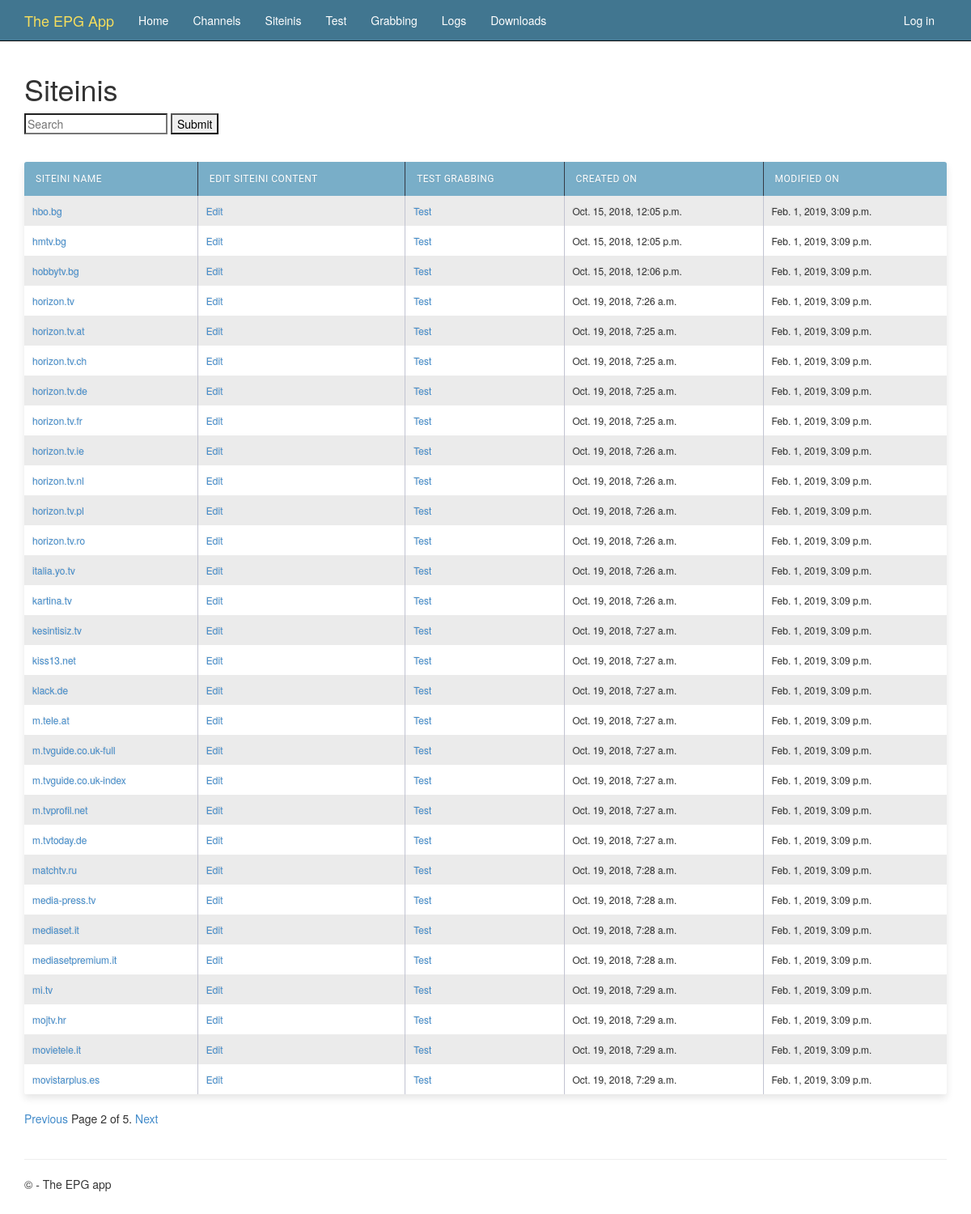
Screenshot of /siteinis/?page=2 with the database file from the repository.
### epgapp/models.py (models this page shows, shortened)
class Siteini(models.Model):
  import uuid
  name     = models.CharField('Name of siteini file', max_length=32)
  slug     = models.SlugField('Slug', unique=False, default="", help_text='How it appears in URL')
  enabled  = models.BooleanField(default=True)
  content  = models.TextField()
  created  = models.DateTimeField(auto_now_add=True)
  modified = models.DateTimeField(auto_now=True)
  def get_absolute_url(self):
    return reverse('siteini-detail', args=[str(self.slug)])
  class Meta:
    ordering = ['name']
    verbose_name_plural = '       Siteinis'

### epgapp/views.py (the view)
# urls.py: url(r'^siteinis/$', epgapp.views.SiteiniListView.as_view(), name='siteini-list'),
class SiteiniListView(ListView):
    model = Siteini
    paginate_by = 30
    def get_context_data(self, **kwargs):
        context = super().get_context_data(**kwargs)
        context['now'] = timezone.now()
        return context
    def get_queryset(self):
      result = super(SiteiniListView, self).get_queryset()
      q = self.request.GET.get('q')
      if q:
        result = result.filter(name__icontains=q)
      return result

### epgapp/templates/epgapp/siteini_list.html
{% extends "layout.html" %}
{% block content %}
<h1>Siteinis</h1>
<form id="searchform" action="{% url 'siteini-list' %}" method="GET" accept-charset="utf-8">
    <input class="searchfield" id="searchbox" name="q" type="text" placeholder="Search">
    <input class="" type="submit" value="Submit"/>
</form>
<br />
<table class="maintable">
    <thead>
        <tr>
            <th>Siteini name</th>
            <th>Edit siteini content</th>
            <th>Test grabbing</th>
            <th>Created on</th>
            <th>Modified on</th>
        </tr>
    </thead>
    <tbody>
    {% for o in object_list %}
        {% if o.enabled %}
        <tr>
            <td><a href="{{ o.get_absolute_url }}">{{ o.name }}</a></td>
            <td><a href="{% url 'admin:epgapp_siteini_change' o.id %}">Edit</a></td>
            <td><a href="{% url 'siteini-test' %}#{{o.name}}">Test</a></td>
            <td>{{ o.created }}</td>
            <td>{{ o.modified }}</td>
        </tr>
        {% endif %}
    {% empty %}
        <tr><td colspan="3">No stats yet.</td></tr>
    {% endfor %}
    </tbody>
</table>
{% if is_paginated %}
    <div class="pagination">
        <span class="page-links">
            {% if page_obj.has_previous %}
                <a href="{% url 'siteini-list' %}?page={{ page_obj.previous_page_number }}">Previous</a>
            {% endif %}
            <span class="page-current">
                Page {{ page_obj.number }} of {{ page_obj.paginator.num_pages }}.
            </span>
            {% if page_obj.has_next %}
                <a href="{% url 'siteini-list' %}?page={{ page_obj.next_page_number }}">Next</a>
            {% endif %}
        </span>
    </div>
{% endif %}
{% endblock %}

### epgapp/static/content/site.css (style rules this page uses)
body { padding-top: 50px; padding-bottom: 20px; }
input, select, textarea { max-width: 280px; }
table.maintable { width: 100%; background: white; border-radius: 3px; border-collapse: collapse; height: 320px; margin: auto; padding: 5px; box-shadow: 0 5px 10px rgba(0, 0, 0, 0.1); animation: float 5s infinite; }
table.maintable th { font-family: "Roboto","Lucida Grande","DejaVu Sans","Bitstream Vera Sans",Verdana,Arial,sans-serif; color: #fff; background: #79aec8; letter-spacing: 0.5px; border-right: 1px solid #343a45; font-size: 12px; font-weight: 400; padding: 14px; text-transform: uppercase; text-align: left; text-shadow: 0 1px 1px rgba(0, 0, 0, 0.1); vertical-align: middle; }
table.maintable th:first-child { border-top-left-radius: 3px; }
table.maintable th:last-child { border-top-right-radius: 3px; border-right: none; }
tr:first-child { border-top: none; }
tr:last-child { border-bottom: none; }
table.maintable tr:nth-child(odd) td { background: #EBEBEB; }
tr:last-child td:first-child { border-bottom-left-radius: 3px; }
tr:last-child td:last-child { border-bottom-right-radius: 3px; }
td { background: #FFFFFF; padding: 10px; text-align: left; vertical-align: middle; font-weight: 300; font-size: 12px; text-shadow: -1px -1px 1px rgba(0, 0, 0, 0.1); border-right: 1px solid #C1C3D1; }
td:last-child { border-right: 0px; }

### rows the page displays
Siteini: name "hbo.bg", created "Oct. 15, 2018, 12:05 p.m.", modified "Feb. 1, 2019, 3:09 p.m."
Siteini: name "hmtv.bg", created "Oct. 15, 2018, 12:05 p.m.", modified "Feb. 1, 2019, 3:09 p.m."
Siteini: name "hobbytv.bg", created "Oct. 15, 2018, 12:06 p.m.", modified "Feb. 1, 2019, 3:09 p.m."
Siteini: name "horizon.tv", created "Oct. 19, 2018, 7:26 a.m.", modified "Feb. 1, 2019, 3:09 p.m."
Siteini: name "horizon.tv.at", created "Oct. 19, 2018, 7:25 a.m.", modified "Feb. 1, 2019, 3:09 p.m."
Siteini: name "horizon.tv.ch", created "Oct. 19, 2018, 7:25 a.m.", modified "Feb. 1, 2019, 3:09 p.m."
Siteini: name "horizon.tv.de", created "Oct. 19, 2018, 7:25 a.m.", modified "Feb. 1, 2019, 3:09 p.m."
Siteini: name "horizon.tv.fr", created "Oct. 19, 2018, 7:25 a.m.", modified "Feb. 1, 2019, 3:09 p.m."
Siteini: name "horizon.tv.ie", created "Oct. 19, 2018, 7:26 a.m.", modified "Feb. 1, 2019, 3:09 p.m."
Siteini: name "horizon.tv.nl", created "Oct. 19, 2018, 7:26 a.m.", modified "Feb. 1, 2019, 3:09 p.m."
Siteini: name "horizon.tv.pl", created "Oct. 19, 2018, 7:26 a.m.", modified "Feb. 1, 2019, 3:09 p.m."
Siteini: name "horizon.tv.ro", created "Oct. 19, 2018, 7:26 a.m.", modified "Feb. 1, 2019, 3:09 p.m."
Siteini: name "italia.yo.tv", created "Oct. 19, 2018, 7:26 a.m.", modified "Feb. 1, 2019, 3:09 p.m."
Siteini: name "kartina.tv", created "Oct. 19, 2018, 7:26 a.m.", modified "Feb. 1, 2019, 3:09 p.m."
Siteini: name "kesintisiz.tv", created "Oct. 19, 2018, 7:27 a.m.", modified "Feb. 1, 2019, 3:09 p.m."
Siteini: name "kiss13.net", created "Oct. 19, 2018, 7:27 a.m.", modified "Feb. 1, 2019, 3:09 p.m."
Siteini: name "klack.de", created "Oct. 19, 2018, 7:27 a.m.", modified "Feb. 1, 2019, 3:09 p.m."
Siteini: name "m.tele.at", created "Oct. 19, 2018, 7:27 a.m.", modified "Feb. 1, 2019, 3:09 p.m."
Siteini: name "m.tvguide.co.uk-full", created "Oct. 19, 2018, 7:27 a.m.", modified "Feb. 1, 2019, 3:09 p.m."
Siteini: name "m.tvguide.co.uk-index", created "Oct. 19, 2018, 7:27 a.m.", modified "Feb. 1, 2019, 3:09 p.m."
Siteini: name "m.tvprofil.net", created "Oct. 19, 2018, 7:27 a.m.", modified "Feb. 1, 2019, 3:09 p.m."
Siteini: name "m.tvtoday.de", created "Oct. 19, 2018, 7:27 a.m.", modified "Feb. 1, 2019, 3:09 p.m."
Siteini: name "matchtv.ru", created "Oct. 19, 2018, 7:28 a.m.", modified "Feb. 1, 2019, 3:09 p.m."
Siteini: name "media-press.tv", created "Oct. 19, 2018, 7:28 a.m.", modified "Feb. 1, 2019, 3:09 p.m."
Siteini: name "mediaset.it", created "Oct. 19, 2018, 7:28 a.m.", modified "Feb. 1, 2019, 3:09 p.m."
Siteini: name "mediasetpremium.it", created "Oct. 19, 2018, 7:28 a.m.", modified "Feb. 1, 2019, 3:09 p.m."
Siteini: name "mi.tv", created "Oct. 19, 2018, 7:29 a.m.", modified "Feb. 1, 2019, 3:09 p.m."
Siteini: name "mojtv.hr", created "Oct. 19, 2018, 7:29 a.m.", modified "Feb. 1, 2019, 3:09 p.m."
Siteini: name "movietele.it", created "Oct. 19, 2018, 7:29 a.m.", modified "Feb. 1, 2019, 3:09 p.m."
Siteini: name "movistarplus.es", created "Oct. 19, 2018, 7:29 a.m.", modified "Feb. 1, 2019, 3:09 p.m."

### other values shown
{{ page_obj.number }} "2"
{{ page_obj.paginator.num_pages }} "5"
